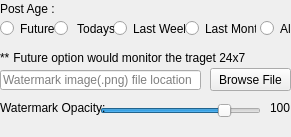
       <widget class="QWidget" name="page_6">
        <property name="geometry">
         <rect>
          <x>0</x>
          <y>0</y>
          <width>291</width>
          <height>137</height>
         </rect>
        </property>
        <attribute name="label">
         <string>&gt; Advanced Options</string>
        </attribute>
        <widget class="QRadioButton" name="radio_repost_post_age_week">
         <property name="geometry">
          <rect>
           <x>113</x>
           <y>20</y>
           <width>72</width>
           <height>17</height>
          </rect>
         </property>
         <property name="text">
          <string>Last Week</string>
         </property>
        </widget>
        <widget class="QRadioButton" name="radio_repost_post_age_month">
         <property name="geometry">
          <rect>
           <x>185</x>
           <y>20</y>
           <width>71</width>
           <height>17</height>
          </rect>
         </property>
         <property name="text">
          <string>Last Month</string>
         </property>
        </widget>
        <widget class="QRadioButton" name="radio_repost_post_age_today">
         <property name="geometry">
          <rect>
           <x>54</x>
           <y>20</y>
           <width>60</width>
           <height>17</height>
          </rect>
         </property>
         <property name="text">
          <string> Todays</string>
         </property>
        </widget>
        <widget class="QRadioButton" name="radio_repost_post_age_all">
         <property name="geometry">
          <rect>
           <x>260</x>
           <y>20</y>
           <width>34</width>
           <height>17</height>
          </rect>
         </property>
         <property name="text">
          <string>All</string>
         </property>
        </widget>
        <widget class="QLabel" name="label_19">
         <property name="geometry">
          <rect>
           <x>0</x>
           <y>0</y>
           <width>291</width>
           <height>17</height>
          </rect>
         </property>
         <property name="text">
          <string>Post Age :</string>
         </property>
        </widget>
        <widget class="QRadioButton" name="radio_repost_post_age_future">
         <property name="geometry">
          <rect>
           <x>0</x>
           <y>20</y>
           <width>60</width>
           <height>17</height>
          </rect>
         </property>
         <property name="text">
          <string>Future</string>
         </property>
        </widget>
        <widget class="QSlider" name="horizontalSlider_repost_opacity">
         <property name="geometry">
          <rect>
           <x>100</x>
           <y>100</y>
           <width>161</width>
           <height>22</height>
          </rect>
         </property>
         <property name="maximum">
          <number>100</number>
         </property>
         <property name="value">
          <number>80</number>
         </property>
         <property name="orientation">
          <enum>Qt::Horizontal</enum>
         </property>
        </widget>
        <widget class="QLabel" name="label_26">
         <property name="geometry">
          <rect>
           <x>0</x>
           <y>100</y>
           <width>111</width>
           <height>16</height>
          </rect>
         </property>
         <property name="text">
          <string>Watermark Opacity:</string>
         </property>
        </widget>
        <widget class="QLabel" name="label_opacity_repost">
         <property name="geometry">
          <rect>
           <x>270</x>
           <y>100</y>
           <width>21</width>
           <height>16</height>
          </rect>
         </property>
         <property name="text">
          <string>100</string>
         </property>
        </widget>
        <widget class="QPushButton" name="button_repost_watermark">
         <property name="enabled">
          <bool>true</bool>
         </property>
         <property name="geometry">
          <rect>
           <x>210</x>
           <y>68</y>
           <width>81</width>
           <height>23</height>
          </rect>
         </property>
         <property name="cursor">
          <cursorShape>PointingHandCursor</cursorShape>
         </property>
         <property name="text">
          <string>Browse File</string>
         </property>
        </widget>
        <widget class="QLineEdit" name="path_repost_watermark">
         <property name="geometry">
          <rect>
           <x>0</x>
           <y>70</y>
           <width>201</width>
           <height>20</height>
          </rect>
         </property>
         <property name="placeholderText">
          <string>Watermark image(.png) file location</string>
         </property>
        </widget>
        <widget class="QLabel" name="label_note">
         <property name="geometry">
          <rect>
           <x>10</x>
           <y>50</y>
           <width>281</width>
           <height>16</height>
          </rect>
         </property>
         <property name="text">
          <string> Future option would monitor the traget 24x7</string>
         </property>
        </widget>
        <widget class="QLabel" name="label_astric">
         <property name="geometry">
          <rect>
           <x>0</x>
           <y>50</y>
           <width>16</width>
           <height>16</height>
          </rect>
         </property>
         <property name="text">
          <string>**</string>
         </property>
        </widget>
       </widget>
